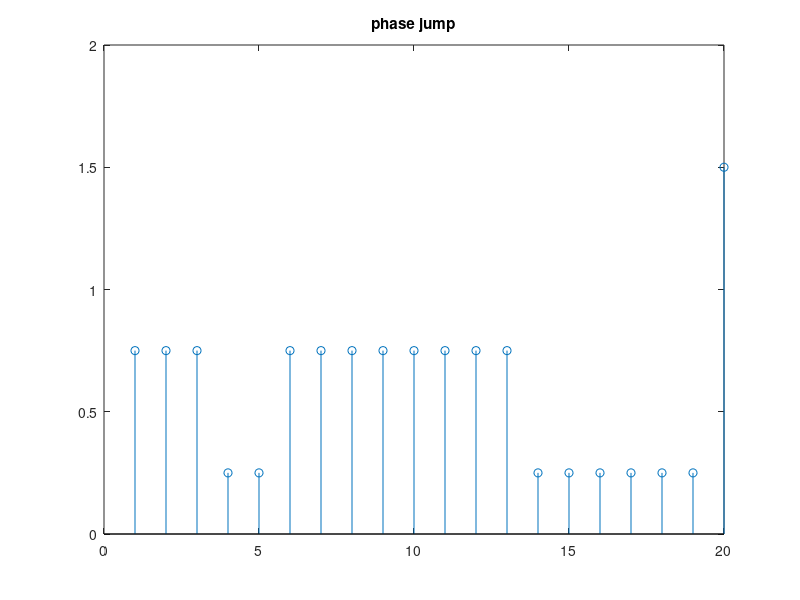
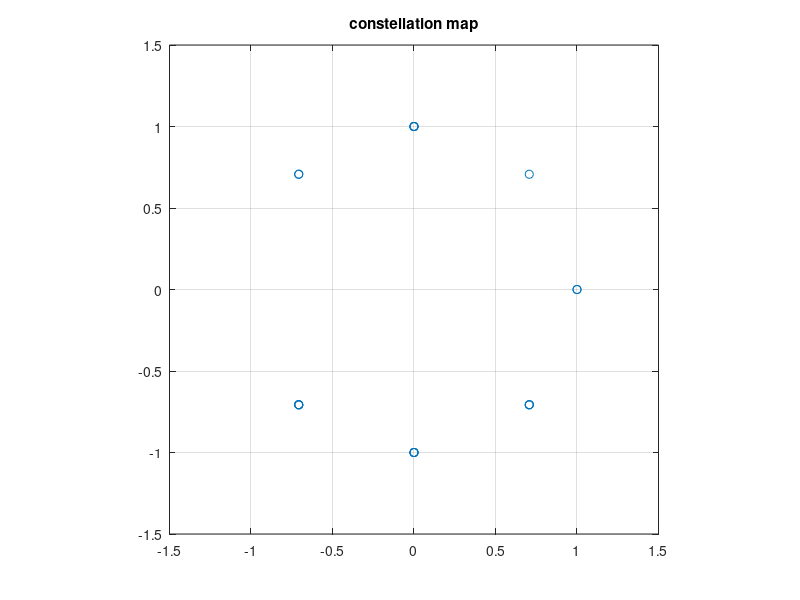
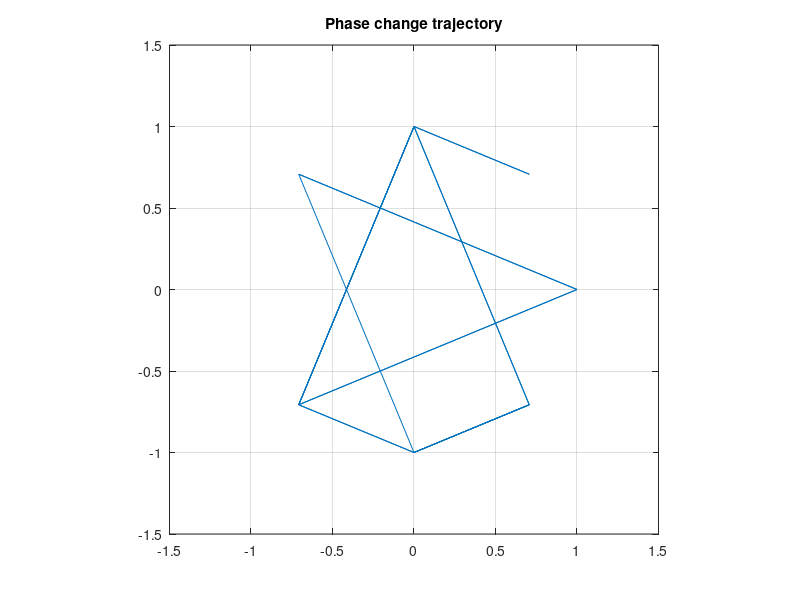

Recreate these plots in MATLAB, in order. (Note: this script raises an error after producing the figures.)
% pi/4DQPSK
clc
clear

Rs=10e2;                                        %bit ratio
Ts=1/Rs;
N=20;                                          %Number of bits to process
fc=10e3;                                        %carrier frequency
fs=10e4;                                        %sample frequency
T=1/fs;
t=(0:(round(N*Ts/T)-1))*T;
r=Ts/T;

a=rand(1,N)>0.5;                               %bit symbol

%% serial-to-paralle
Idata=a(1:2:end);
Idata=repmat(Idata,2,1);
Idata=Idata(:)';

Qdata=a(2:2:end);
Qdata=repmat(Qdata,2,1);
Qdata=Qdata(:)';

%% Qdata delay one bit
Qdata=[0,Qdata(1:end-1)];

%% Gray coded
% 00->0->  pi/4
% 01->1-> 3pi/4
% 10->2-> -pi/4
% 11->3->-3pi/4
two_bits_decimal = [2,1]*[Qdata;Idata];
phase_code=pi*[1/4,3/4,-1/4,-3/4];
phi=phase_code(two_bits_decimal+1);
phi=cumsum(phi);
%From here only the phase jump of pi/4 and 3pi/4 can be seen.
figure
stem(abs(phi/pi-[phi(2:end),0]/pi));                
title('phase jump')
phi_sample=repmat(phi,r,1);
phi_sample=phi_sample(:)';
%% constellation
j=sqrt(-1);
s=cos(phi)+sin(phi)*j;
%aaa=sum((cos(phi)>=-0.1)&(cos(phi)<=0.1))+sum((cos(phi)>=-1.1)&(cos(phi)<=-0.9))+sum((cos(phi)>=0.9)&(cos(phi)<=1.1))
figure
plot(s,'o')
grid on;axis('equal',[-1.5 1.5 -1.5 1.5]);
title('constellation map')
figure
plot(s)
grid on;axis('equal',[-1.5 1.5 -1.5 1.5]);
title('Phase change trajectory')
%% carrier wave
xc=cos(2*pi*fc*t);
xs=sin(2*pi*fc*t);

%% pi4DQPSK
A=1;    %amplitude
pi4DQPSK_signal=A*(cos(phi_sample).*xc-sin(phi_sample).*xs);

figure
plotSpectral(pi4DQPSK_signal,fs)

s_complex=cos(phi_sample)+sin(phi_sample)*j;
